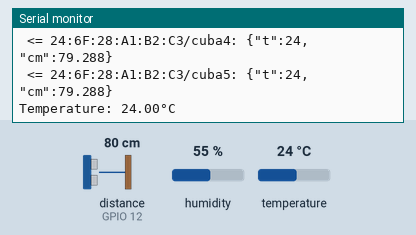
This sketch was run on a simulated ESP32. Shown: the last lines printed to the serial monitor. Wiring (inferred from the names in the program): ultrasonic range finder: trigger GPIO 13; echo GPIO 12. The test bench sets the inputs (shaded band); at power-on: distance to the obstacle (sensor on GPIO 12) 80 cm, humidity 55 %, temperature 24 °C. The echo pulse lasts 58.3 µs per cm; WiFi joins after 1.5 s; servers stay silent unless stated; random numbers use the default seed unless the sketch sets one; no MQTT or app messages arrive unless stated.

Above: at 2.7 s.
2.8 s: distance to the obstacle (sensor on GPIO 12) set to 2 cm
4.3 s: humidity set to 22 %
At 5.2 s:
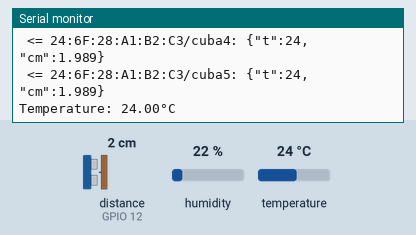
5.8 s: distance to the obstacle (sensor on GPIO 12) set to 35 cm
At 7.0 s:
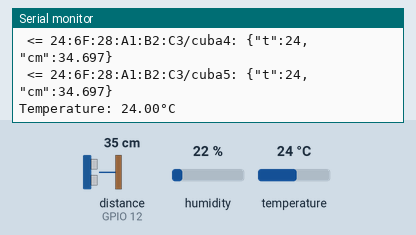
12.3 s: temperature set to 12 °C
13.8 s: distance to the obstacle (sensor on GPIO 12) set to 4 cm
At 14.9 s:
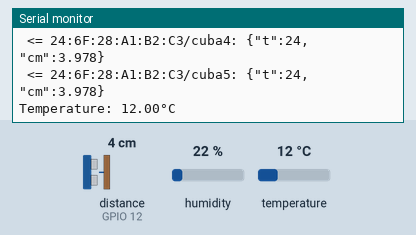
20.3 s: humidity set to 40 %
At 21.2 s:
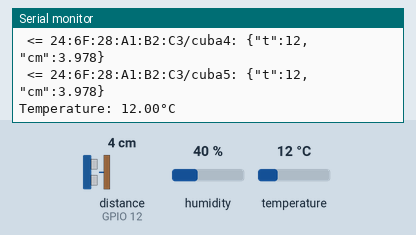

Measured:
- after the input at 5.8 s, the serial monitor: prints a new line after 0.25 s (image 2)
- after the input at 13.8 s, the serial monitor: prints a new line after 0.24 s (image 3)

The sketch:

ESP32_Fabrica_MQTT.ino
```cpp
#include <ArduinoJson.h>  // https://arduinojson.org/
#include <PubSubClient.h> // https://github.com/knolleary/pubsubclient
#include <WiFi.h>
#include <Wire.h>
#include "DHT.h" // Include DHT library
#include <HardwareSerial.h>
#include <TinyGPS++.h>

#define RX_PIN 16 // Pinout RX of ESP32
#define TX_PIN 17 // Pinout TX of ESP32

#define DHT_PIN 2     // Defines pin number to which the sensor is connected
#define DHT_TYPE DHT11 // Defines the sensor type. It can be DHT11 or DHT22

#define ECHO_PIN 12 // Analog input that receives the echo signal
#define TRIG_PIN 13 // Digital output that sends the trigger signal

DHT dhtSensor(DHT_PIN, DHT_TYPE); // Defines the sensor dht
HardwareSerial SerialGPS(1);
TinyGPSPlus gps;

// Replace the next variables with your Wi-Fi SSID/Password
const char *WIFI_SSID = "MIWIFI_2G_Hekd";
const char *WIFI_PASSWORD = "CEtTpYNd";
char macAddress[18];

const char *MQTT_BROKER_IP = "20.50.173.151";
const int MQTT_PORT = 1883;
const bool RETAINED = true;

WiFiClient wifiClient;
PubSubClient mqttClient(wifiClient);

void setup() {
  Serial.begin(9600); // Starts the serial communication
  Serial.println("\nBooting device...");
  pinMode(ECHO_PIN, INPUT);  // Sets the ECHO_PIN as an Input
  pinMode(TRIG_PIN, OUTPUT); // Sets the TRIG_PIN as an Output

  mqttClient.setServer(MQTT_BROKER_IP,
                       MQTT_PORT); // Connect the configured mqtt broker

  connectToWiFiNetwork(); // Connects to the configured network
  connectToMqttBroker();  // Connects to the configured mqtt broker
  dhtSensor.begin();

  SerialGPS.begin(9600, SERIAL_8N1, RX_PIN, TX_PIN); // Starts gps communication with UART


}

void loop() {
  checkConnections(); // We check the connection every time

  // Publish every 2 seconds
  static int nowTime = millis();
  static int startTime = 0;
  static int elapsedTime = 0;
  nowTime = millis();
  elapsedTime = nowTime - startTime;
  if (elapsedTime >= 2000) {
    publishNave("Nave");
    publishOficina("Oficina");
    publishCuba("cuba1");
    publishCuba("cuba2");
    publishCuba("cuba3");
    publishCuba("cuba4");
    publishCuba("cuba5");// Publishes a big json
    startTime = nowTime;
  static float temperature;
  temperature = dhtSensor.readTemperature(); // Reads the temperature, it takes
                                             // about 250 milliseconds
  Serial.println("Temperature: " + String(temperature) + "°C"); // Prints in a new line the result
  }
}

/* Additional functions */

float getDistance() {
  digitalWrite(TRIG_PIN, LOW); // Clear the TRIG_PIN by setting it LOW
  delayMicroseconds(5);

  // Trigger the sensor by setting the TRIG_PIN to HIGH for 10 microseconds
  digitalWrite(TRIG_PIN, HIGH);
  delayMicroseconds(10);
  digitalWrite(TRIG_PIN, LOW);

  long duration = pulseIn(ECHO_PIN, HIGH); // pulseIn() returns the duration (length of the pulse) in microseconds

  return duration * 0.034 / 2; // Returns the distance in cm
}

void publishCuba(char *tpc) {

  static float distance;

  distance = getDistance();

  static float temperature;

  temperature = dhtSensor.readTemperature();

  const String topicStr = createTopic(tpc);
  const char *topic = topicStr.c_str();

  StaticJsonDocument<128> doc; // Create JSON document of 128 bytes
  char buffer[128]; // Create the buffer where we will print the JSON document
                    // to publish through MQTT

  doc["t"] = temperature; // Add names and values to the JSON document
  doc["cm"] = distance;
  serializeJson(doc, buffer);
  mqttClient.publish(topic, buffer, RETAINED);
  Serial.println(" <= " + String(topic) + ": " + String(buffer));
}
void publishNave(char *tpc) {
  int randConsumo = 1500 - random(3000);
  static float distance;

  distance = getDistance();

  static float temperature;
  static float humidity;

  temperature = dhtSensor.readTemperature();
  humidity = dhtSensor.readHumidity();
  const String topicStr = createTopic(tpc);
  const char *topic = topicStr.c_str();

  StaticJsonDocument<128> doc; // Create JSON document of 128 bytes
  char buffer[128]; // Create the buffer where we will print the JSON document
                    // to publish through MQTT

  doc["t"] = temperature; // Add names and values to the JSON document
  doc["h"] = humidity;
  doc["c"] = 1500 + randConsumo;

  serializeJson(doc, buffer);
  mqttClient.publish(topic, buffer, RETAINED);
  Serial.println(" <= " + String(topic) + ": " + String(buffer));
}
void publishOficina(char *tpc) {

  static float distance;

  distance = getDistance();

  static float temperature;
  static float humidity;

  temperature = dhtSensor.readTemperature();
  humidity = dhtSensor.readHumidity();
  const String topicStr = createTopic(tpc);
  const char *topic = topicStr.c_str();

  StaticJsonDocument<128> doc; // Create JSON document of 128 bytes
  char buffer[128]; // Create the buffer where we will print the JSON document
                    // to publish through MQTT

  doc["t"] = temperature; // Add names and values to the JSON document
  doc["h"] = humidity;

  serializeJson(doc, buffer);
  mqttClient.publish(topic, buffer, RETAINED);
  Serial.println(" <= " + String(topic) + ": " + String(buffer));
}
String createTopic(char *topic) {
  String topicStr = String(macAddress) + "/" + topic;
  return topicStr;
}

void connectToWiFiNetwork() {
  Serial.print(
      "Connecting with Wi-Fi: " +
      String(WIFI_SSID)); // Print the network which you want to connect
  WiFi.begin(WIFI_SSID, WIFI_PASSWORD);
  while (WiFi.status() != WL_CONNECTED) {
    delay(500);
    Serial.print(".."); // Connecting effect
  }
  Serial.print("..connected!  (ip: "); // After being connected to a network,
                                       // our ESP32 should have a IP
  Serial.print(WiFi.localIP());
  Serial.println(")");
  String macAddressStr = WiFi.macAddress().c_str();
  strcpy(macAddress, macAddressStr.c_str());
}

void connectToMqttBroker() {
  Serial.print(
      "Connecting with MQTT Broker:" +
      String(MQTT_BROKER_IP));    // Print the broker which you want to connect
  mqttClient.connect(macAddress);// Using unique mac address from ESP32
  while (!mqttClient.connected()) {
    delay(500);
    Serial.print("..");             // Connecting effect
    mqttClient.connect(macAddress); // Using unique mac address from ESP32
  }
  Serial.println("..connected! (ClientID: " + String(macAddress) + ")");
}

void checkConnections() {
  if (mqttClient.connected()) {
    mqttClient.loop();
  } else { // Try to reconnect
    Serial.println("Connection has been lost with MQTT Broker");
    if (WiFi.status() != WL_CONNECTED) { // Check wifi connection
      Serial.println("Connection has been lost with Wi-Fi");
      connectToWiFiNetwork(); // Reconnect Wifi
    }
    connectToMqttBroker(); // Reconnect Server MQTT Broker
  }
}
```
